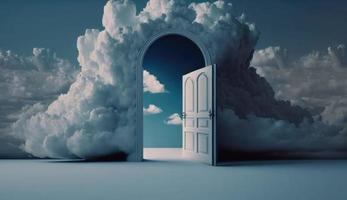
#> input picture Vision robotica/Algoritmo 3/Puerta.jpg, 347 x 200 px
$ python Ejercicio2.py
#> lines starting #> are read from the running program, lines starting #| are printed output that depends on the picture
import cv2
import numpy as np
#Sirve para abrir la imagen
im = cv2.imread('Puerta.jpg')
#> im is the input picture: shape (200, 347, 3); mean B, G, R 113.2, 100.1, 78.9

#Calcula el negativo
im2 = 255 - im
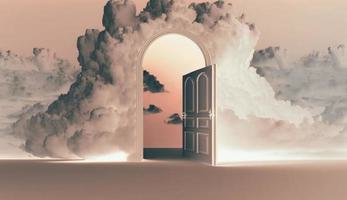
#> im2: shape (200, 347, 3); mean B, G, R 141.8, 154.9, 176.1

#Muestra las imagenes
cv2.imshow('imagen 1',im)
cv2.imshow('imagen 2',im2)
cv2.waitKey()
